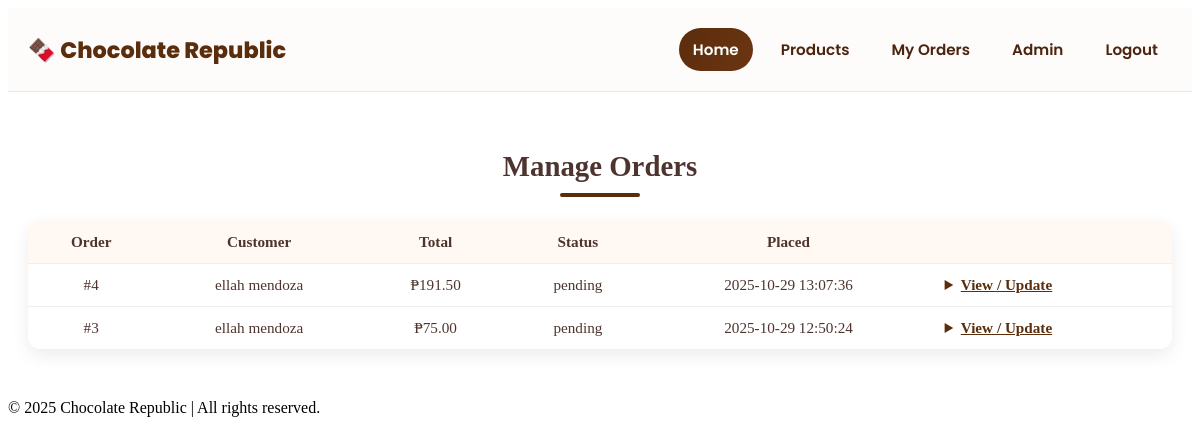
Before: /admin/orders.php (signed in) with the older database file.
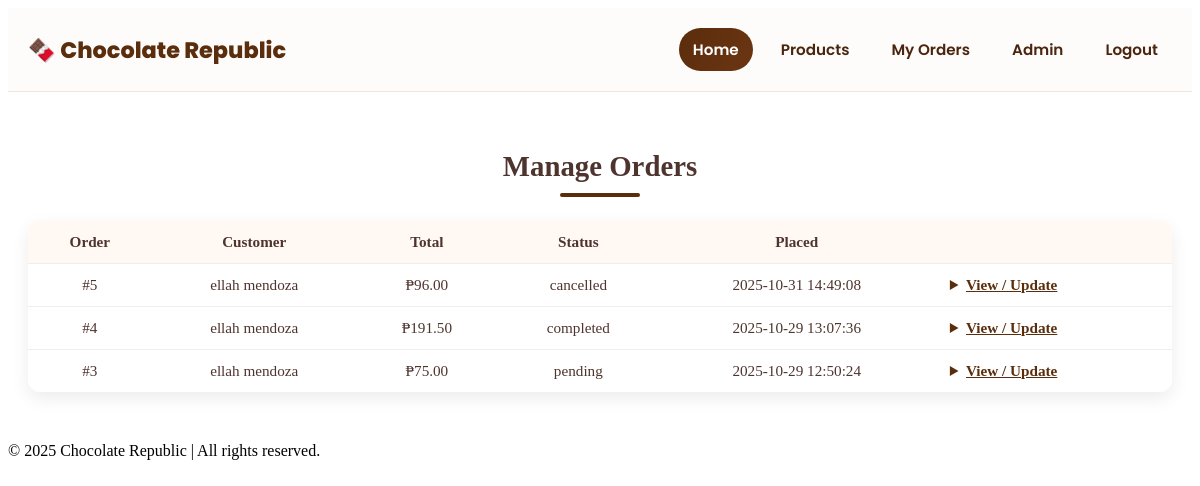
After: the same page with the newer database file.
### tables this page shows
CREATE TABLE `orders` (
  `id` int(11) NOT NULL,
  `user_id` int(11) NOT NULL,
  `total_amount` decimal(10,2) NOT NULL,
  `status` enum('pending','completed','cancelled') DEFAULT 'pending',
  `payment_method` varchar(50) DEFAULT 'Cash on Delivery',
  `order_date` timestamp NOT NULL DEFAULT current_timestamp()
);

CREATE TABLE `users` (
  `id` int(11) NOT NULL,
  `name` varchar(100) NOT NULL,
  `email` varchar(100) NOT NULL,
  `password` varchar(255) NOT NULL,
  `created_at` timestamp NOT NULL DEFAULT current_timestamp(),
  `address` varchar(255) DEFAULT NULL
);

### admin/orders.php (the view, shortened to what this page needs)
<?php
require_once __DIR__ . '/../db.php';
$orders = $conn->query('SELECT o.*, u.name as customer FROM orders o JOIN users u ON u.id=o.user_id ORDER BY order_date DESC');
include __DIR__ . '/../includes/headerForA.php';
?>
 <link rel="stylesheet" href="orders.css" />
    <section class="products">
      <h2>Manage Orders</h2>
      <table style="width:100%; border-collapse: collapse;">
        <tr>
          <th align="left">Order</th>
          <th>Customer</th>
          <th>Total</th>
          <th>Status</th>
          <th>Placed</th>
          <th></th>
        </tr>
        <?php while ($o = $orders->fetch_assoc()): ?>
          <tr>
            <td>#<?= (int)$o['id'] ?></td>
            <td align="center"><?= htmlspecialchars($o['customer']) ?></td>
            <td align="center">₱<?= number_format((float)$o['total_amount'], 2) ?></td>
            <td align="center"><?= htmlspecialchars($o['status']) ?></td>
            <td align="center"><?= htmlspecialchars($o['order_date']) ?></td>
            <td align="right">
              <details>
                <summary>View / Update</summary>
              </details>
            </td>
          </tr>
        <?php endwhile; ?>
      </table>
    </section>
<?php include __DIR__ . '/../includes/footer.php'; ?>

Changed rows visible on the page:
added orders: id "5", user.name "ellah mendoza", total_amount "96.00", status "cancelled", order_date "2025-10-31 14:49:08"
changed orders id 4: status "pending" → "completed"
